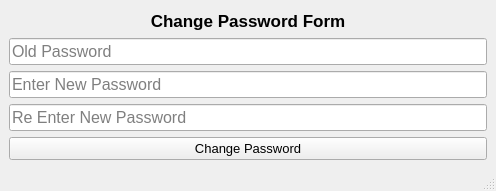
<?xml version="1.0" encoding="UTF-8"?>
<ui version="4.0">
 <class>CP_MainWindow</class>
 <widget class="QMainWindow" name="CP_MainWindow">
  <property name="geometry">
   <rect>
    <x>0</x>
    <y>0</y>
    <width>496</width>
    <height>191</height>
   </rect>
  </property>
  <property name="maximumSize">
   <size>
    <width>500</width>
    <height>200</height>
   </size>
  </property>
  <property name="windowTitle">
   <string>MainWindow</string>
  </property>
  <widget class="QWidget" name="centralwidget">
   <layout class="QGridLayout" name="gridLayout">
    <item row="0" column="0">
     <widget class="QLabel" name="label">
      <property name="font">
       <font>
        <pointsize>13</pointsize>
        <weight>75</weight>
        <bold>true</bold>
       </font>
      </property>
      <property name="text">
       <string>Change Password Form</string>
      </property>
      <property name="alignment">
       <set>Qt::AlignCenter</set>
      </property>
     </widget>
    </item>
    <item row="2" column="0">
     <widget class="QLineEdit" name="new_pwd1_le">
      <property name="font">
       <font>
        <pointsize>12</pointsize>
       </font>
      </property>
      <property name="echoMode">
       <enum>QLineEdit::Password</enum>
      </property>
      <property name="placeholderText">
       <string>Enter New Password</string>
      </property>
     </widget>
    </item>
    <item row="1" column="0">
     <widget class="QLineEdit" name="old_pwd_le">
      <property name="font">
       <font>
        <pointsize>12</pointsize>
       </font>
      </property>
      <property name="echoMode">
       <enum>QLineEdit::Password</enum>
      </property>
      <property name="placeholderText">
       <string>Old Password</string>
      </property>
     </widget>
    </item>
    <item row="4" column="0">
     <widget class="QPushButton" name="cp_butt">
      <property name="font">
       <font>
        <pointsize>10</pointsize>
       </font>
      </property>
      <property name="text">
       <string>Change Password</string>
      </property>
     </widget>
    </item>
    <item row="3" column="0">
     <widget class="QLineEdit" name="new_pwd2_le">
      <property name="font">
       <font>
        <pointsize>12</pointsize>
       </font>
      </property>
      <property name="echoMode">
       <enum>QLineEdit::Password</enum>
      </property>
      <property name="placeholderText">
       <string>Re Enter New Password</string>
      </property>
     </widget>
    </item>
   </layout>
  </widget>
  <widget class="QStatusBar" name="statusbar"/>
 </widget>
 <resources/>
 <connections/>
</ui>
